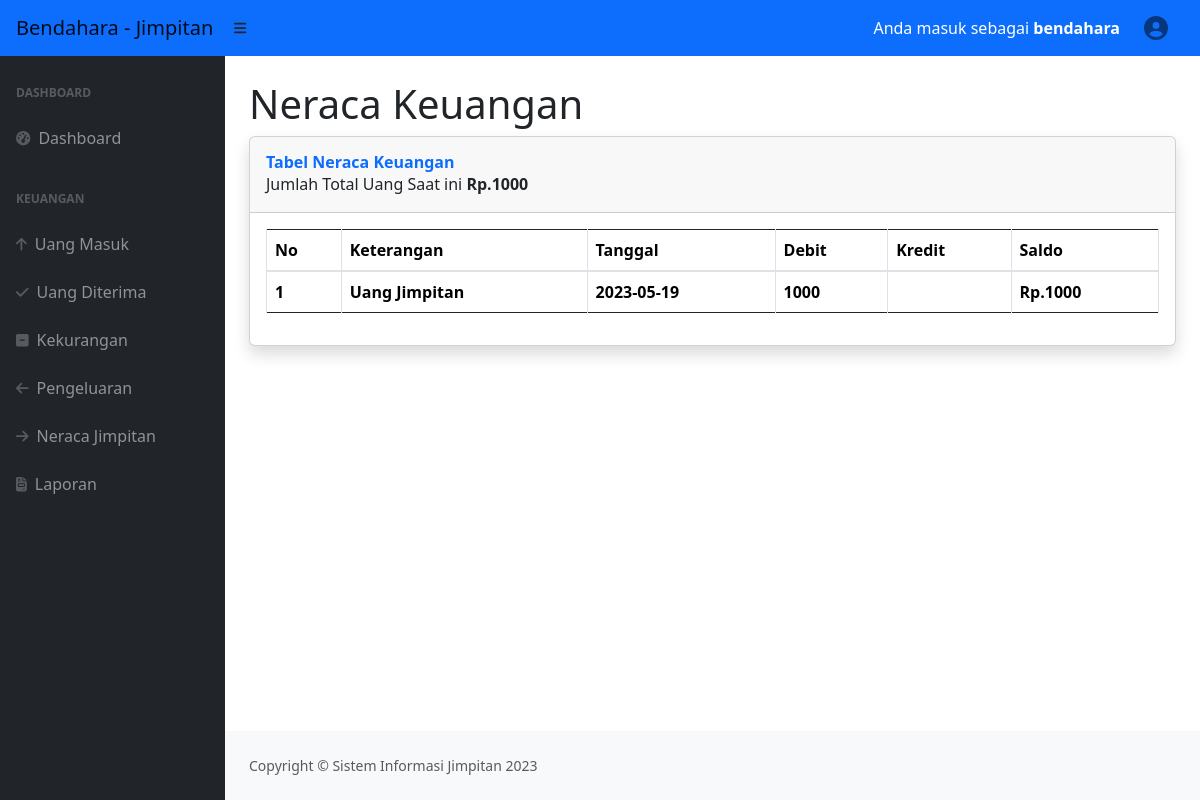
Page /neraca1.php (signed in) on the committed database.
### tables this page shows
CREATE TABLE `neraca` (
  `id` int(11) NOT NULL,
  `keterangan` varchar(50) NOT NULL,
  `tanggal` date NOT NULL,
  `debit` varchar(12) NOT NULL,
  `kredit` varchar(12) NOT NULL,
  `total` int(11) NOT NULL
);

### neraca1.php (the view, shortened to what this page needs)
<?php
include 'koneksidb.php';
$query = "SELECT * FROM `neraca` ORDER BY `id` DESC LIMIT 1";
$result = mysqli_query($conn, $query);
$data = mysqli_fetch_assoc($result);
$total = $data['total'];
?>
<!DOCTYPE html>
<html lang="en">
    <head>
        <link href="main/dataTables/datatables.min.css" rel="stylesheet"/>
        <link href="https://cdn.jsdelivr.net/npm/simple-datatables@latest/dist/style.css" rel="stylesheet" />
        <link href="css/styles.css" rel="stylesheet" />
        <link href="vendor/datatables/dataTables.bootstrap4.min.css" rel="stylesheet">
        <link href="main/dataTables/datatables.min.css" rel="stylesheet"/>
        <link rel="stylesheet" href="https://cdn.jsdelivr.net/npm/bootstrap@4.5.3/dist/css/bootstrap.min.css"
>
	<link rel="stylesheet" type="text/css" href="assets/css/bootstrap.css">
	<link rel="stylesheet" type="text/css" href="assets/DataTables/media/css/jquery.dataTables.css">
	<link rel="stylesheet" type="text/css" href="assets/DataTables/media/css/dataTables.bootstrap.css">
    </head>
    </head>
<body class="sb-nav-fixed">
<?php
require ('header2.php');
require ('sidenav2.php');
?>
<div id="layoutSidenav_content">
<main>
<div class="container-fluid px-4">
                        <h1 class="mt-4">Neraca Keuangan</h1>
<div class="card shadow mb-4">
            <div class="card-header py-3">
            <h6 class="m-0 font-weight-bold text-primary"> Tabel Neraca Keuangan</h6>
            <td>Jumlah Total Uang Saat ini <strong>Rp.<?php echo $total ?></strong  ></td>
            </div>
            <div class="card-body">
              <div class="table-responsive">
                <table class="table table-bordered" id="dataTable" width="100%" cellspacing="0">
                  <thead>
                    <tr>
                        <th>No</th>
                        <th>Keterangan</th>
                        <th>Tanggal</th>
                        <th>Debit</th>
                        <th>Kredit</th>
                        <th>Saldo</th>
                    </tr>
</thead>
<?php
                      $query = "SELECT * FROM `neraca` ORDER BY `id` DESC";
                      $result = mysqli_query($conn, $query);
                      $no = 1;
                  while($data = mysqli_fetch_assoc($result))
                  {
                    ?>
                    <tr>
                        <th><?php echo $no++ ?></th>
                        <th><?php echo $data['keterangan'] ?></th>
                        <th><?php echo $data['tanggal'] ?></th>
                        <th><?php echo $data['debit'] ?></th>
                        <th><?php echo $data['kredit'] ?></th>
                        <th>Rp.<?php echo $data['total'] ?></th>
                    </tr>
                    <?php
                    }
                    ?>
</table>
</div>
</body>
<?php
require ('footer.php');
?>
</html>

### rows in the picture
neraca: total "1000", keterangan "Uang Jimpitan", tanggal "2023-05-19", debit "1000"

### other values in the picture
$_SESSION['username'] "bendahara"
